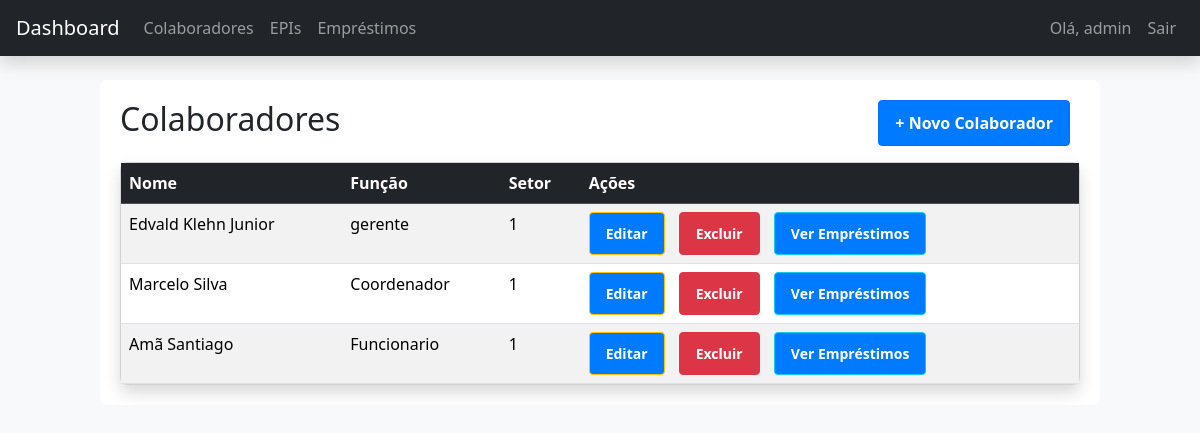
The app's page /colaboradores/ (signed in), older data.
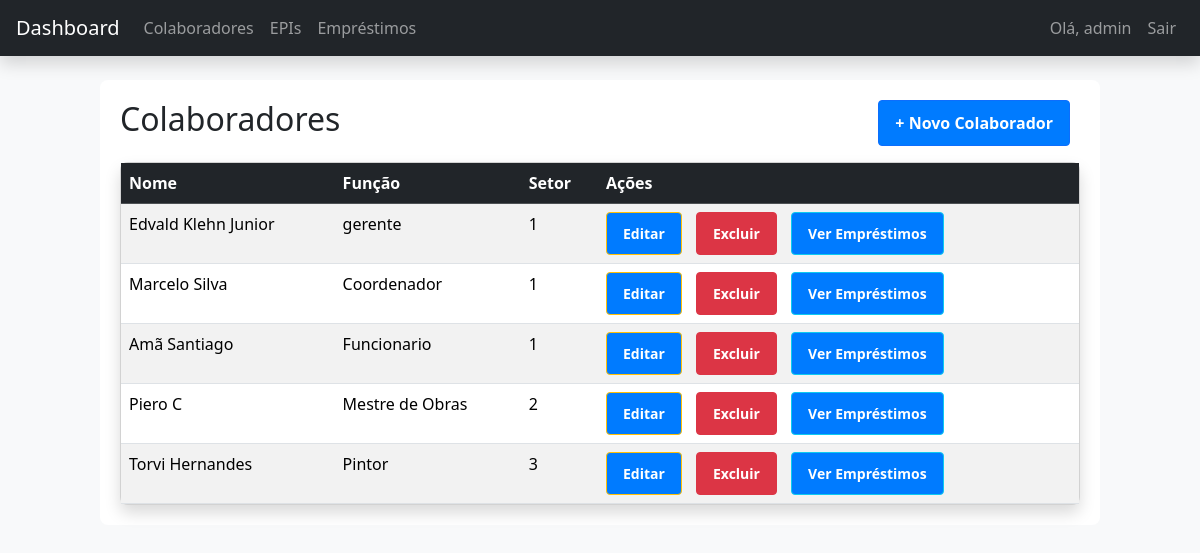
The same page, newer data.
### appEpi/models.py (models this page shows, shortened)
class Colaborador(models.Model):
    nome = models.CharField(max_length=100)
    cpf = models.CharField(max_length=14, unique=True)
    funcao = models.CharField(max_length=100, default='Desconhecida')
    setor = models.CharField(max_length=100)

### appEpi/views.py (the view)
# urls.py: path('colaboradores/', views.listar_colaboradores, name='listar_colaboradores'),
@login_required
def listar_colaboradores(request):
    colaboradores = Colaborador.objects.all()
    return render(request, 'colaboradores/listar.html', {'colaboradores': colaboradores})

### appEpi/templates/colaboradores/listar.html
{% extends 'base.html' %}
{% block content %}
<div class="d-flex justify-content-between align-items-center mb-3">
    <h2>Colaboradores</h2>
    <a class="btn btn-primary" href="{% url 'cadastrar_colaborador' %}">+ Novo Colaborador</a>
</div>
<div class="card shadow rounded-3">
    <div class="table-responsive">
        <table class="table table-striped table-hover mb-0">
            <thead class="table-dark">
                <tr>
                    <th>Nome</th>
                    <th>Função</th>
                    <th>Setor</th>
                    <th>Ações</th>
                </tr>
            </thead>
            <tbody>
                {% for c in colaboradores %}
                    <tr>
                        <td>{{ c.nome }}</td>
                        <td>{{ c.funcao }}</td>
                        <td>{{ c.setor }}</td>
                        <td>
                            <a class="btn btn-sm btn-warning" href="{% url 'editar_colaborador' c.id %}">Editar</a>
                            <a class="btn btn-sm btn-danger" href="{% url 'excluir_colaborador' c.id %}">Excluir</a>
                            <a class="btn btn-sm btn-info" href="{% url 'listar_emprestimos_colaborador' c.id %}">Ver Empréstimos</a>
                        </td>
                    </tr>
                {% empty %}
                    <tr><td colspan="4" class="text-center text-muted">Nenhum colaborador cadastrado.</td></tr>
                {% endfor %}
            </tbody>
        </table>
    </div>
</div>
{% endblock %}

Row changes from the older to the newer data that the page shows:
added Colaborador: nome "Piero C", funcao "Mestre de Obras", setor "2"
added Colaborador: nome "Torvi Hernandes", funcao "Pintor", setor "3"
